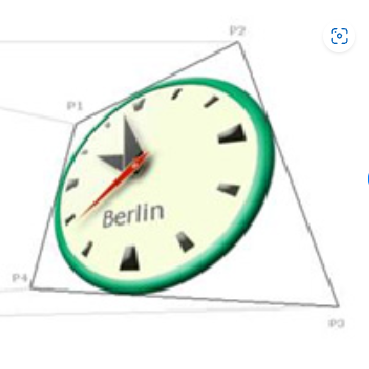
#> input picture imageProcessing/source/clock.png, 369 x 369 px, found by its file name
$ python perspective.py
#> lines starting #> are read from the running program, lines starting #| are printed output that depends on the picture
import numpy as np
import cv2 as cv


def warp_perspective(source_image, src_points, dst_points):
    """
    Apply a perspective transformation to an image using inverse warping.

    :param source_image: Source image, a NumPy array of shape (rows, columns, depth)
    :param source_points: Coordinates of 4 points in the source image
    :param destination_points: Coordinates of 4 points in the destination image
    :return: Transformed image
    """
    # Get the dimensions of the source image
    rows, columns, depth = source_image.shape

    # Create an empty array for the destination image
    destination_image = np.zeros_like(source_image)

    # Compute the perspective transformation matrix
    matrix_for_transformation = cv.getPerspectiveTransform(np.float32(dst_points), np.float32(src_points))

    # Compute the inverse perspective transformation matrix
    matrix_for_inversion = np.linalg.inv(matrix_for_transformation)

    # Iterate over each pixel in the destination image
    for y in range(rows):
        for x in range(columns):
            # Compute the corresponding location in the source image
            x_source, y_source, dot_result = np.dot(matrix_for_inversion, [x, y, 1])
            x_source = int(x_source / dot_result)
            y_source = int(y_source / dot_result)

            # Check if the computed location is within the bounds of the source image
            if 0 <= x_source < columns and 0 <= y_source < rows:
                # Assign the value from the source image to the destination image
                destination_image[y, x, :] = source_image[y_source, x_source, :]

    return destination_image


# Example usage
if __name__ == "__main__":
    # Read the source image
    path = "C:\\Users\\1\lab\opencv-training\imageProcessing\source\clock.png"
    source_image = cv.imread(path)
#> source_image is the input picture: shape (369, 369, 3); mean B, G, R 233.8, 241.5, 235.3
    rows, columns, depth = source_image.shape
#> rows = 369; columns = 369; depth = 3

    # Define the source and destination points
    source_points = [(0, 0), (columns - 1, 0), (columns - 1, rows - 1), (0, rows - 1)]
#> source_points = [(0, 0), (368, 0), (368, 368), (0, 368)]
    destination_points = [(75, 118), (columns - 127, 30), (columns - 20, rows - 50), (29, rows - 80)]

    # Apply the perspective transformation
    destination_image = warp_perspective(source_image, source_points, destination_points)
#> after the loop in warp_perspective, `for y in range(rows):`:
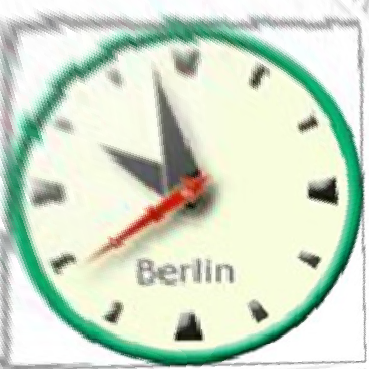
#> destination_image: shape (369, 369, 3); mean B, G, R 202.7, 221.4, 208.1

    while cv.waitKey(1) != ord('q'):
#> (key q is pressed here)
        cv.imshow('Source Image', source_image)
        cv.imshow('Transformed Image', destination_image)  # Show the result

    cv.waitKey(0)
    cv.destroyAllWindows()
    exit(0)
#> (the program exits here)

$ run again, with imageProcessing/source/A-sample-of-perspective-transformation.png copied over imageProcessing/source/clock.png
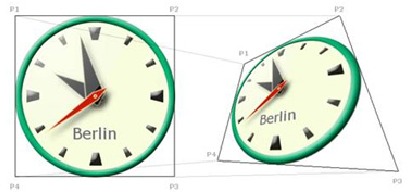
#> input picture imageProcessing/source/A-sample-of-perspective-transformation.png, 411 x 192 px, found by its file name
#> source_image is the input picture: shape (192, 411, 3); mean B, G, R 224, 235.5, 226.8
#> after the loop in warp_perspective, `for y in range(rows):`:
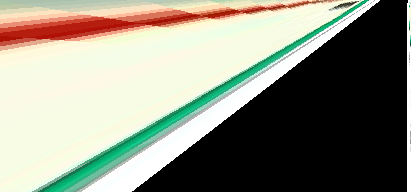
#> destination_image: shape (192, 411, 3); mean B, G, R 127.3, 141.7, 141.2

$ run again, with imageProcessing/source/Fingerprint-Samples-for-Each-User.png copied over imageProcessing/source/clock.png
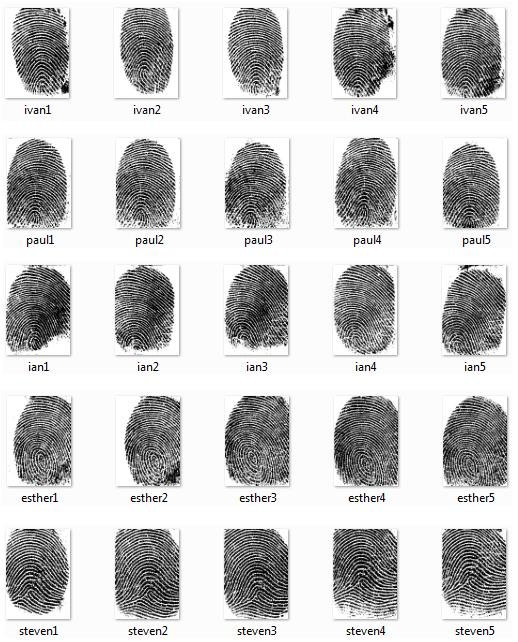
#> input picture imageProcessing/source/Fingerprint-Samples-for-Each-User.png, 518 x 642 px, found by its file name
#> source_image is the input picture: shape (642, 518, 3); mean B, G, R 198.1, 198.1, 198.1
#> after the loop in warp_perspective, `for y in range(rows):`:
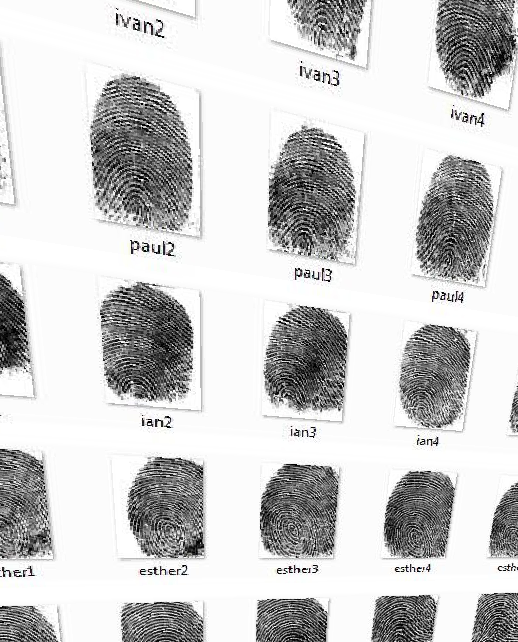
#> destination_image: shape (642, 518, 3); mean B, G, R 204.9, 204.9, 204.9
